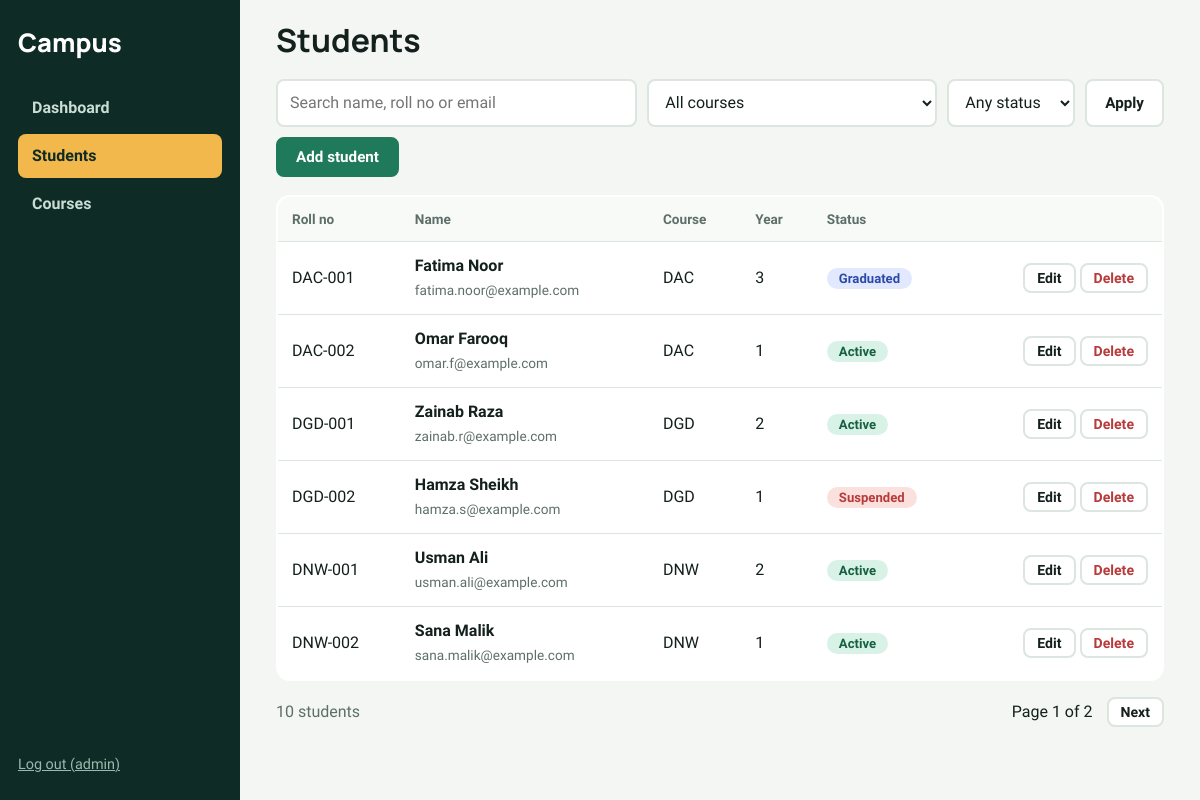
/students.php (signed in), run on the app's committed database.
### tables this page shows
CREATE TABLE students (
  id INT AUTO_INCREMENT PRIMARY KEY,
  roll_no VARCHAR(20) NOT NULL UNIQUE,
  full_name VARCHAR(100) NOT NULL,
  email VARCHAR(120) NOT NULL,
  phone VARCHAR(20),
  course_id INT NOT NULL,
  year TINYINT NOT NULL DEFAULT 1,
  status ENUM('active','graduated','suspended') NOT NULL DEFAULT 'active',
  created_at TIMESTAMP DEFAULT CURRENT_TIMESTAMP,
  FOREIGN KEY (course_id) REFERENCES courses(id)
);

CREATE TABLE courses (
  id INT AUTO_INCREMENT PRIMARY KEY,
  code VARCHAR(12) NOT NULL UNIQUE,
  name VARCHAR(100) NOT NULL
);

### config.php (called while the page is built, shortened)
<?php
function e($s) { return htmlspecialchars((string)$s, ENT_QUOTES, 'UTF-8'); }

### students.php (the view, shortened to what this page needs)
<?php
$title = 'Students';
require 'includes/header.php';
$q = trim($_GET['q'] ?? '');
$course = (int)($_GET['course'] ?? 0);
$status = $_GET['status'] ?? '';
$page = max(1, (int)($_GET['page'] ?? 1));
$per = 6;
$where = ' WHERE 1=1'; $p = [];
$cnt = $pdo->prepare("SELECT COUNT(*) FROM students s" . $where);
$cnt->execute($p);
$total = (int)$cnt->fetchColumn();
$pages = max(1, (int)ceil($total / $per));
$page = min($page, $pages);
$st = $pdo->prepare("SELECT s.*, c.code FROM students s JOIN courses c ON c.id=s.course_id $where ORDER BY s.roll_no LIMIT :l OFFSET :o");
$st->bindValue(':l', $per, PDO::PARAM_INT);
$st->bindValue(':o', ($page - 1) * $per, PDO::PARAM_INT);
$st->execute();
$rows = $st->fetchAll();
$qs = fn($pg) => '?' . http_build_query(['q' => $q, 'course' => $course ?: '', 'status' => $status, 'page' => $pg]);
?>
<form class="filters" method="get">
  <input type="search" name="q" value="<?= e($q) ?>" placeholder="Search name, roll no or email" aria-label="Search students">
  <select name="course" aria-label="Filter by course">
    <option value="">All courses</option>
  </select>
  <select name="status" aria-label="Filter by status">
    <option value="">Any status</option>
  </select>
  <button class="btn" type="submit">Apply</button>
  <a class="btn btn-primary" href="student_form.php">Add student</a>
</form>
<?php if (!$rows): ?>
  <p class="empty">No students match these filters. <a href="students.php">Clear filters</a></p>
<?php else: ?>
<table class="table">
  <thead><tr><th>Roll no</th><th>Name</th><th>Course</th><th>Year</th><th>Status</th><th></th></tr></thead>
  <tbody>
  <?php foreach ($rows as $r): ?>
    <tr>
      <td data-label="Roll no"><?= e($r['roll_no']) ?></td>
      <td data-label="Name"><strong><?= e($r['full_name']) ?></strong><br><span class="muted small"><?= e($r['email']) ?></span></td>
      <td data-label="Course"><?= e($r['code']) ?></td>
      <td data-label="Year"><?= (int)$r['year'] ?></td>
      <td data-label="Status"><span class="pill <?= e($r['status']) ?>"><?= e($r['status']) ?></span></td>
      <td class="actions">
        <a class="btn btn-sm" href="student_form.php?id=<?= (int)$r['id'] ?>">Edit</a>
        <form method="post" class="inline" data-confirm="Delete <?= e($r['full_name']) ?>? This cannot be undone.">
          <button class="btn btn-sm btn-danger" type="submit">Delete</button>
        </form>
      </td>
    </tr>
  <?php endforeach; ?>
  </tbody>
</table>
<nav class="pager" aria-label="Pages">
  <span class="muted"><?= $total ?> student<?= $total === 1 ? '' : 's' ?></span>
  <span>Page <?= $page ?> of <?= $pages ?></span>
  <?php if ($page < $pages): ?><a class="btn btn-sm" href="<?= $qs($page + 1) ?>">Next</a><?php endif; ?>
</nav>
<?php endif; ?>
<?php require 'includes/footer.php'; ?>

### includes/header.php (shortened to what this page needs)
<?php
require_once __DIR__ . '/../config.php';
$page = basename($_SERVER['PHP_SELF']);
$nav = ['index.php' => 'Dashboard', 'students.php' => 'Students', 'courses.php' => 'Courses'];
?>
<!DOCTYPE html>
<html lang="en">
<head>
<link rel="stylesheet" href="assets/style.css">
</head>
<body>
<div class="shell">
  <aside class="sidebar" id="sidebar">
    <a class="brand" href="index.php">Campus</a>
    <nav>
      <?php foreach ($nav as $file => $label): ?>
        <a href="<?= $file ?>" class="<?= ($page === $file || ($file === 'students.php' && $page === 'student_form.php')) ? 'on' : '' ?>"><?= $label ?></a>
      <?php endforeach; ?>
    </nav>
    <a class="logout" href="logout.php">Log out (<?= e($_SESSION['user']) ?>)</a>
  </aside>
  <div class="content">
    <header class="topbar">
      <h1><?= e($title ?? '') ?></h1>
    </header>
    <main>

### includes/footer.php (shortened to what this page needs)
    </main>
  </div>
</div>
</body>
</html>

### assets/style.css (style rules this page uses)
:root { --forest:#0E2B25; --forest-2:#17403A; --green:#1F7A5C; --green-d:#16604A; --amber:#F2B84B; --bg:#F3F6F2; --ink:#14201D; --muted:#5E6F69; --line:#DCE5DF; --danger:#B83A3A; --white:#fff; --r:14px; --r-sm:8px; --head:'Manrope','Segoe UI',system-ui,sans-serif; --body:'Source Sans 3','Segoe UI',system-ui,sans-serif; }
* { box-sizing:border-box }
body { margin:0;font-family:var(--body);background:var(--bg);color:var(--ink);line-height:1.5 }
h1,h2 { font-family:var(--head);margin:0;line-height:1.15 }
a { color:var(--green-d) }
.muted { color:var(--muted) }
.small { font-size:.85rem }
.shell { display:grid;grid-template-columns:240px 1fr;min-height:100vh }
.sidebar { background:var(--forest);color:#fff;padding:24px 18px;display:flex;flex-direction:column;gap:24px;position:sticky;top:0;height:100vh }
.brand { font-family:var(--head);font-weight:800;font-size:1.6rem;color:#fff;text-decoration:none }
.sidebar nav { display:flex;flex-direction:column;gap:4px;flex:1 }
.sidebar nav a { color:#C9DDD6;text-decoration:none;padding:10px 14px;border-radius:var(--r-sm);font-weight:600 }
.sidebar nav a.on { background:var(--amber);color:var(--forest) }
.logout { color:#9FB8AF;font-size:.9rem }
.content { min-width:0 }
.topbar { display:flex;align-items:center;gap:14px;padding:22px clamp(16px,3vw,40px) 6px }
.topbar h1 { font-size:clamp(1.5rem,3vw,2rem) }
main { padding:14px clamp(16px,3vw,40px) 50px;max-width:1100px }
.btn { display:inline-block;border:2px solid var(--line);background:#fff;color:var(--ink);font:600 .95rem var(--body);padding:9px 18px;border-radius:var(--r-sm);cursor:pointer;text-decoration:none }
.btn-primary { background:var(--green);border-color:var(--green);color:#fff }
.btn-danger { color:var(--danger) }
.btn-sm { padding:5px 12px;font-size:.88rem }
.filters { display:flex;flex-wrap:wrap;gap:10px;margin-bottom:18px }
.filters input { flex:1 1 220px }
input,select,textarea { font:inherit;padding:10px 12px;border:2px solid var(--line);border-radius:var(--r-sm);background:#fff;color:var(--ink);width:100% }
.filters input,.filters select { width:auto }
.table { width:100%;border-collapse:collapse;background:#fff;border-radius:var(--r);overflow:hidden;border:2px solid var(--line) }
.table th { text-align:left;font-size:.85rem;color:var(--muted);padding:12px 14px;background:#F8FAF8 }
.table td { padding:12px 14px;border-top:1px solid var(--line);vertical-align:middle }
.actions { white-space:nowrap;text-align:right }
.inline { display:inline }
.pill { padding:3px 12px;border-radius:999px;font-size:.82rem;font-weight:600;text-transform:capitalize }
.pill.active { background:#D9F2E7;color:#14603F }
.pill.graduated { background:#E2E9FF;color:#2B4AA8 }
.pill.suspended { background:#FBE1DD;color:var(--danger) }
.pager { display:flex;align-items:center;gap:14px;margin-top:16px;justify-content:flex-end;flex-wrap:wrap }
.pager .muted { margin-right:auto }

### data on the page
students: roll_no "DAC-001", full_name "Fatima Noor", email "fatima.noor@example.com", course.code "DAC", year "3", status "Graduated"
students: roll_no "DAC-002", full_name "Omar Farooq", email "omar.f@example.com", course.code "DAC", year "1", status "Active"
students: roll_no "DGD-001", full_name "Zainab Raza", email "zainab.r@example.com", course.code "DGD", year "2", status "Active"
students: roll_no "DGD-002", full_name "Hamza Sheikh", email "hamza.s@example.com", course.code "DGD", year "1", status "Suspended"
students: roll_no "DNW-001", full_name "Usman Ali", email "usman.ali@example.com", course.code "DNW", year "2", status "Active"
students: roll_no "DNW-002", full_name "Sana Malik", email "sana.malik@example.com", course.code "DNW", year "1", status "Active"

### other printed values
$label "Dashboard"
$label "Students"
$label "Courses"
$_SESSION['user'] "admin"
$title "Students"
$total "10"
$page "1"
$pages "2"
